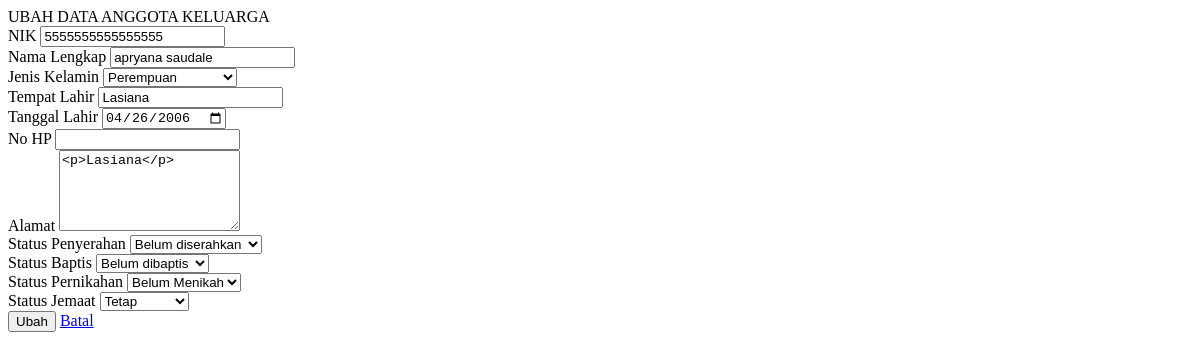
Page /dashboard/ubah_jemaat_ak.php?id_jemaat=5 on the committed database.
### tables this page shows
CREATE TABLE `jemaat` (
  `id_jemaat` int(11) NOT NULL,
  `tanggal_pendaftaran` date DEFAULT NULL,
  `nik` varchar(16) DEFAULT NULL,
  `nama` varchar(50) NOT NULL,
  `tempat_lahir` varchar(20) NOT NULL,
  `tanggal_lahir` date NOT NULL,
  `no_hp` varchar(12) NOT NULL,
  `jenis_kelamin` enum('Laki-laki','Perempuan') NOT NULL,
  `alamat` text NOT NULL,
  `status_j` int(11) NOT NULL,
  `ket` varchar(10) NOT NULL,
  `username` varchar(20) NOT NULL,
  `password` varchar(20) NOT NULL,
  `baptis` int(11) NOT NULL,
  `penyerahan` int(11) NOT NULL,
  `pernikahan` int(11) NOT NULL
);

### dashboard/ubah_jemaat_ak.php (the view, shortened to what this page needs)
<?php
if (isset($_GET['id_jemaat'])) {
	$id_jemaat = $_GET['id_jemaat'];
	$tampil_nik = "SELECT * FROM jemaat WHERE id_jemaat=$id_jemaat";
	$query = mysqli_query($konek, $tampil_nik);
	$data = mysqli_fetch_array($query, MYSQLI_BOTH);
	$id_jemaat = $data['id_jemaat'];
	$nik = $data['nik'];
	$nama = $data['nama'];
	$tempat = $data['tempat_lahir'];
	$tanggal = $data['tanggal_lahir'];
	$jekel = $data['jenis_kelamin'];
    $alamat =$data['alamat'];
    $no_hp =$data['no_hp'];
    $ket =$data['ket'];
    $penyerahan =$data['penyerahan'];
    $baptis =$data['baptis'];
    $pernikahan =$data['pernikahan'];
	$tampil_kk = "SELECT * FROM kepala_keluarga k join jemaat j on k.id_jemaat = j.id_jemaat join anggota_keluarga a where k.id_jemaat=$id_jemaat or a.id_jemaat=$id_jemaat";
	$query = mysqli_query($konek, $tampil_kk);
	$data = mysqli_fetch_array($query, MYSQLI_BOTH);
	$id_kk = $data['id_kk'];
}
?>
<link href="css/sweetalert.css" rel="stylesheet" type="text/css">
<div class="page-inner">
	<div class="row">
		<div class="col-md-12">
			<form method="POST">
				<div class="card">
					<div class="card-header">
						<div class="card-title">UBAH DATA ANGGOTA KELUARGA</div>
					</div>
					<div class="card-body">
						<div class="row">
							<div class="col-md-6 col-lg-6">
								<div class="form-group">
									<label>NIK</label>
									<input  type="number" name="nik" class="form-control" placeholder="NIK Anda.." value="<?= $nik; ?>">
								</div>
								<div class="form-group">
									<label>Nama Lengkap</label>
									<input type="text" name="nama" class="form-control" placeholder="Nama Lengkap Anda.." value="<?= $nama; ?>">
								</div>
								<div class="form-group">
									<label>Jenis Kelamin</label>
									<select name="jekel" class="form-control">
										<option value="Perempuan" <?php if ($jekel == "Perempuan") echo 'selected' ?>>Perempuan</option>
									</select>
								</div>
								<div class="form-group">
									<label>Tempat Lahir</label>
									<input type="text" name="tempat" class="form-control" value="<?= $tempat; ?>">
								</div>
								<div class="form-group">
									<label>Tanggal Lahir</label>
									<input type="date" name="tgl" class="form-control" value="<?= $tanggal; ?>">
								</div>
								<div class="form-group">
									<label for="comment">No HP</label>
									<input type="text" name="no_hp" class="form-control" value="<?= $no_hp; ?>">
								</div>
								<div class="form-group">
									<label for="comment">Alamat</label>
									<textarea class="form-control" name="alamat" rows="5"><?= $alamat ?></textarea>
								</div>
							</div>
							<div class="col-md-6 col-lg-6">
								<div class="form-group">
									<label>Status Penyerahan</label>
									<select name="penyerahan" class="form-control">
										<option value="0" <?php if ($penyerahan == 0) echo 'selected' ?>>Belum diserahkan</option>
									</select>
								</div>
								<div class="form-group">
									<label>Status Baptis</label>
									<select name="baptis" class="form-control">
										<option value="0"<?php if ($baptis == 0) echo 'selected' ?>>Belum dibaptis</option>
									</select>
								</div>
								<div class="form-group">
									<label>Status Pernikahan</label>
									<select name="pernikahan" class="form-control">
										<option value="0"<?php if ($pernikahan == 0) echo 'selected' ?>>Belum Menikah</option>
									</select>
								</div>
								<div class="form-group">
									<label>Status Jemaat</label>
									<select name="ket" class="form-control">
										<option value="1" <?php if ($ket == 1) echo 'selected' ?>>Tetap</option>
									</select>
								</div>
							</div>
						</div>
					</div>
					<div class="card-action">
						<button name="ubah" class="btn btn-success">Ubah</button>
						<a href="?halaman=tampil_anggota_keluarga&id_kk=<?php echo $id_kk; ?>" class="btn btn-default">Batal</a>
					</div>
				</div>
		</div>
	</div>
</div>

### rows in the picture
jemaat: nik "5555555555555555", nama "apryana saudale", jekel "Perempuan", tempat "Lasiana", tgl "04/26/2006", alamat "<p>Lasiana</p>", penyerahan "Belum diserahkan", baptis "Belum dibaptis", pernikahan "Belum Menikah", ket "Tetap"
